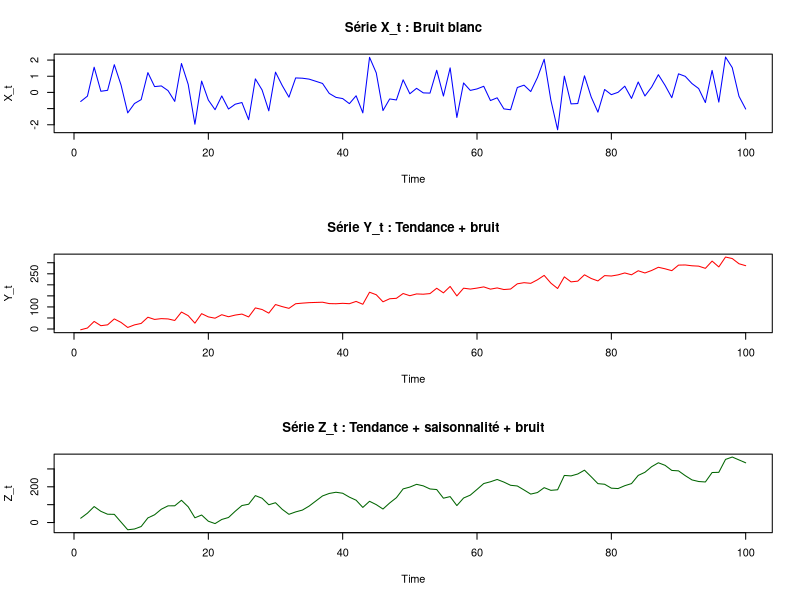
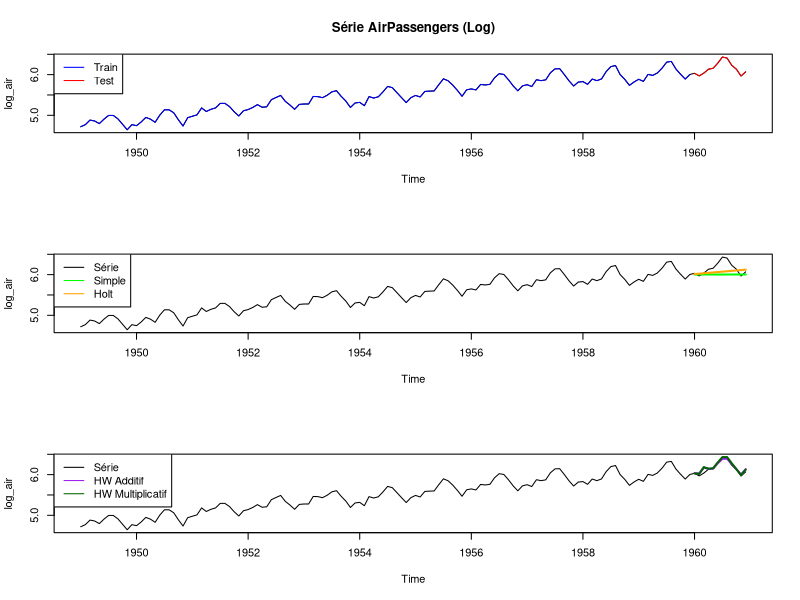

Write R code to recreate these figures, in order.
## ---- chunk 1
set.seed(123)

n <- 100
t <- 1:n
eps <- rnorm(n, mean = 0, sd = 1)

X <- eps
Y <- 3 * t + 2 + 15 * eps
Z <- 3 * t + 2 + 15 * eps + 55 * sin(t * pi / 6)

par(mfrow = c(3, 1))

plot(ts(X), main = "Série X_t : Bruit blanc", ylab = "X_t", col = "blue")
plot(ts(Y), main = "Série Y_t : Tendance + bruit", ylab = "Y_t", col = "red")
plot(
  ts(Z),
  main = "Série Z_t : Tendance + saisonnalité + bruit",
  ylab = "Z_t",
  col = "darkgreen"
)
## ---- chunk 2
library(forecast)

alpha_vals <- c(0.1, 0.3, 0.5, 0.7, 0.9)

mse_simple <- function(series) {
  mse <- c()

  for (a in alpha_vals) {
    fit <- ses(series, alpha = a, initial = "simple", h = 1)

    fitted_vals <- fitted(fit)
    mse <- c(mse, mean((series - fitted_vals)^2, na.rm = TRUE))
  }

  data.frame(alpha = alpha_vals, MSE = mse)
}

mse_simple(X)
mse_simple(Y)
mse_simple(Z)
## ---- chunk 3
holt_mse <- function(series) {
  beta_vals <- seq(0.1, 0.9, 0.2)
  alpha_vals <- seq(0.1, 0.9, 0.2)

  res <- expand.grid(alpha = alpha_vals, beta = beta_vals)
  res$MSE <- NA_real_

  for (i in seq_len(nrow(res))) {
    fit <- tryCatch(
      suppressWarnings(forecast::holt(
        series,
        alpha = res$alpha[i],
        beta = res$beta[i],
        h = 1
      )),
      error = function(e) NULL
    )

    if (!is.null(fit)) {
      fitted_vals <- stats::fitted(fit)
      res$MSE[i] <- mean((series - fitted_vals)^2, na.rm = TRUE)
    } else {
      res$MSE[i] <- NA_real_
    }
  }

  res[order(res$MSE, na.last = TRUE), , drop = FALSE][1:5, ]
}

holt_mse(X)
holt_mse(Y)
holt_mse(Z)
## ---- chunk 4
fit_X <- ses(X)
fit_Y <- ses(Y)
fit_Z <- ses(Z)

accuracy(fit_X)
accuracy(fit_Y)
accuracy(fit_Z)
## ---- chunk 5
fit_X_holt <- holt(X)
fit_Y_holt <- holt(Y)
fit_Z_holt <- holt(Z)

accuracy(fit_X_holt)
accuracy(fit_Y_holt)
accuracy(fit_Z_holt)
## ---- chunk 6
library(tseries)
library(forecast)
data("AirPassengers")
log_air <- log(AirPassengers)

n <- length(log_air)
n_test <- 12
train <- window(log_air, end = c(1959, 12))
test <- window(log_air, start = c(1960, 1))

plot(log_air, main = "Série AirPassengers (Log)")
lines(train, col = "blue")
lines(test, col = "red")
legend("topleft", legend = c("Train", "Test"), col = c("blue", "red"), lty = 1)
## ---- chunk 7
library(forecast)

fit_simple <- ses(train, h = n_test)
fit_holt <- holt(train, h = n_test)

plot(log_air)
lines(fit_simple$mean, col = "green", lwd = 2)
lines(fit_holt$mean, col = "orange", lwd = 2)
legend(
  "topleft",
  legend = c("Série", "Simple", "Holt"),
  col = c("black", "green", "orange"),
  lty = 1
)

accuracy(fit_simple, test)
accuracy(fit_holt, test)
## ---- chunk 8
fit_hw_add <- hw(train, h = n_test, seasonal = "additive")
fit_hw_mult <- hw(train, h = n_test, seasonal = "multiplicative")

plot(log_air)
lines(fit_hw_add$mean, col = "purple", lwd = 2)
lines(fit_hw_mult$mean, col = "darkgreen", lwd = 2)
legend("topleft", legend = c("Série", "HW Additif", "HW Multiplicatif"), col = c("black", "purple", "darkgreen"), lty = 1)

accuracy(fit_hw_add, test)
accuracy(fit_hw_mult, test)
